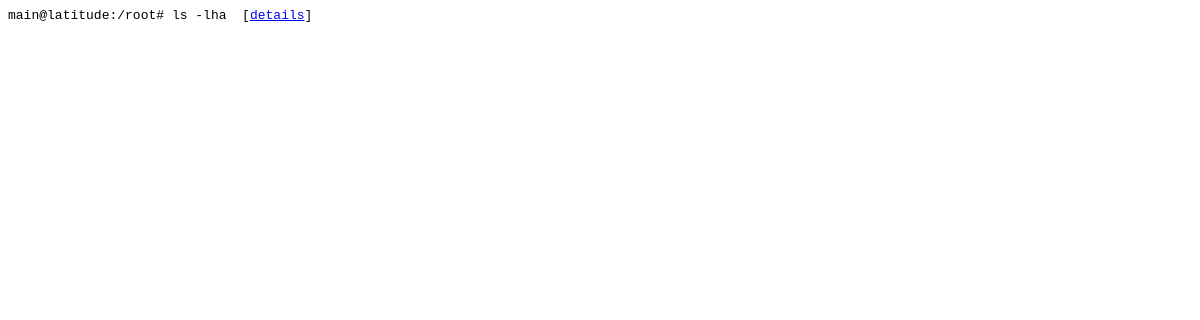
Before: / with the older database file.
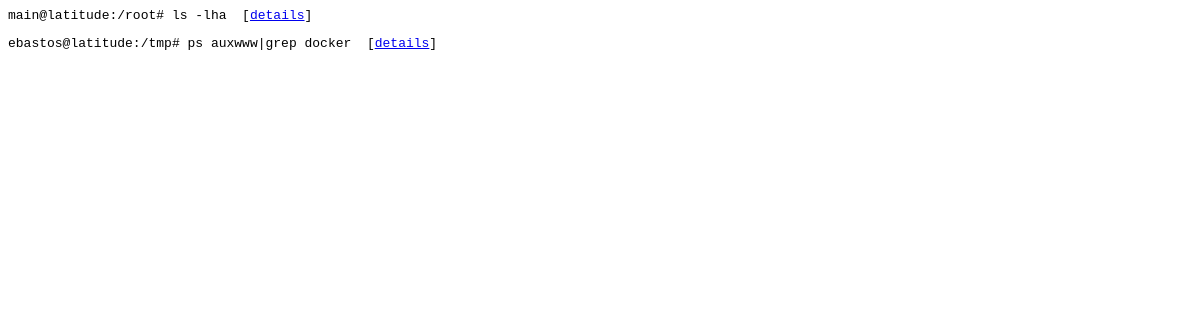
After: the same page with the newer database file.
### history/models.py (models this page shows, shortened)
class Command(models.Model):
    hostname = models.CharField(max_length=255)
    timestamp = models.DateTimeField()
    username = models.CharField(max_length=32)
    altusername = models.CharField(max_length=32)
    cwd = models.CharField(max_length=255)
    oldpwd = models.CharField(max_length=255)
    command = models.TextField()
    exitcode = models.IntegerField(default=0)

### history/views.py (the view)
# urls.py: path('', views.index, name='index'),
def index(request):
    latest_commands = Command.objects.all()
    template = loader.get_template('history/commands.html')
    context = {
        'latest_commands': latest_commands,
    }
    return HttpResponse(template.render(context, request))

### history/templates/history/commands.html
{% if latest_commands %}
    {% for command in latest_commands %}
    <pre>{{command.username }}@{{command.hostname}}:{{command.cwd}}# {{command.command}}  [<a href="/history/{{ command.id }}/">details</a>]</pre>
    {% endfor %}
{% else %}
    <p>No Commands are available.</p>
{% endif %}

Changed rows visible on the page:
added Command: username "ebastos", hostname "latitude", cwd "/tmp", command "ps auxwww|grep docker"
